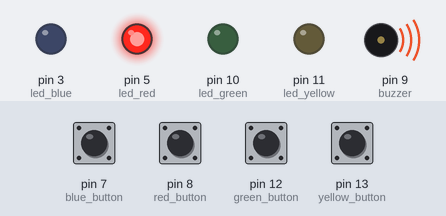
Simulated run of this sketch. Board: Arduino Uno, built with avr-gcc and run on an emulated ATmega328P. On the bench: output pins drawn as LEDs (lit = HIGH), buzzer (waves = sounding). Dashed ring = blinking. The test bench sets the inputs (shaded band); at power-on: pin 7 (blue_button), pin 8 (red_button), pin 12 (green_button), pin 13 (yellow_button) HIGH. Random numbers use the default seed unless the sketch sets one.

Above: at 3.6 s.
3.7 s: pin 7 (blue_button) pulled LOW for 1 s
At 4.5 s:
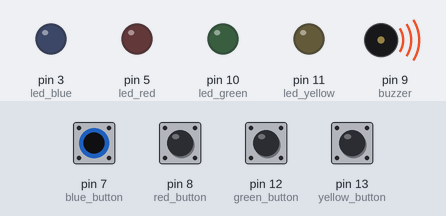
7.0 s: pin 7 (blue_button) driven LOW
At 8.37 s:
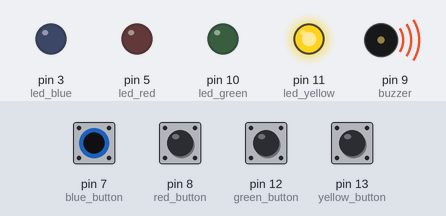
At 23.6 s:
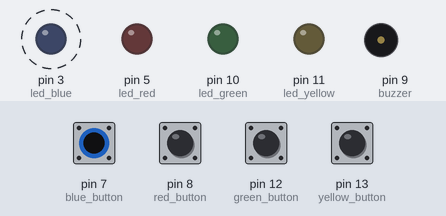
Timing chart, 0 to 24.2 s (numbered marks = the images above; inputs shaded):
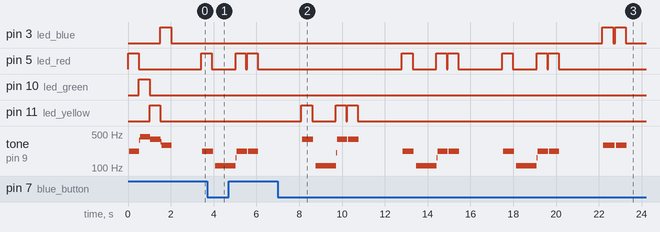

The sketch:

simon_game.pde
```cpp
const int led_red = 5;         // Output pins for the LEDs
const int led_blue = 3;
const int led_yellow = 11;
const int led_green = 10;
const int buzzer = 9;		 // Output pin for the buzzer
const int red_button = 8;      // Input pins for the buttons
const int blue_button = 7;
const int yellow_button = 13;
const int green_button = 12;   // Pin 13 is special - didn't work as planned
long sequence[20];             // Array to hold sequence
int count = 0;                 // Sequence counter
long input = 5;                // Button indicator
int wait = 500;                // Variable delay as sequence gets longer
#define DEBOUNCE_TIME 50

/*
  playtone function taken from Oomlout sample
 takes a tone variable that is half the period of desired frequency
 and a duration in milliseconds
 */
void playtone(int tone, int duration) {
  for (long i = 0; i < duration * 1000L; i += tone *2) {
    digitalWrite(buzzer, HIGH);
    delayMicroseconds(tone);
    digitalWrite(buzzer, LOW);
    delayMicroseconds(tone);
  }
}


/*
  functions to flash LEDs and play corresponding tones
 very simple - turn LED on, play tone for .5s, turn LED off
 */
void flash_red() {
  digitalWrite(led_red, HIGH);
  playtone(2273,wait);             // low A
  digitalWrite(led_red, LOW);
}

void flash_blue() {
  digitalWrite(led_blue, HIGH);
  playtone(1700,wait);             // D
  digitalWrite(led_blue, LOW);
}

void flash_yellow() {
  digitalWrite(led_yellow, HIGH);
  playtone(1275,wait);             // G
  digitalWrite(led_yellow, LOW);
}

void flash_green() {
  digitalWrite(led_green, HIGH);
  playtone(1136,wait);             // high A
  digitalWrite(led_green, LOW);
}

// a simple test function to flash all of the LEDs in turn
void runtest() {
  flash_red();
  flash_green();
  flash_yellow();
  flash_blue();
}

/* a function to flash the LED corresponding to what is held
 in the sequence
 */
void squark(long led) {
  switch (led) {
  case 0:
    flash_red();
    break;
  case 1:
    flash_green();
    break;
  case 2:
    flash_yellow();
    break;
  case 3:
    flash_blue();
    break;
  }
  delay(50);
}

// function to congratulate winning sequence
void congratulate() {
  digitalWrite(led_red, HIGH);       // turn all LEDs on
  digitalWrite(led_green, HIGH);
  digitalWrite(led_yellow, HIGH);
  digitalWrite(led_blue, HIGH);
  playtone(1014,250);                // play a jingle
  delay(25);
  playtone(1014,250);
  delay(25);
  playtone(1014,250);
  delay(25);
  playtone(956,500);
  delay(25);
  playtone(1014,250);
  delay(25);
  playtone(956,500);
  delay(2000);
  digitalWrite(led_red, LOW);        // turn all LEDs off
  digitalWrite(led_green, LOW);
  digitalWrite(led_yellow, LOW);
  digitalWrite(led_blue, LOW);
  resetCount();                      // reset sequence
}

// function to reset after winning or losing
void resetCount() {
  count = 0;
  wait = 500;
}

// function to build and play the sequence
void playSequence() {
  sequence[count] = random(4);       // add a new value to sequence
  for (int i = 0; i < count; i++) {  // loop for sequence length
    squark(sequence[i]);             // flash/beep
  }
  wait = 500 - (count * 15);         // vary delay
  count++;                           // increment sequence length
}

// function to read sequence from player
void readSequence() {
  for (int i=1; i < count; i++) {               // loop for sequence length
    while (input==5){                          // wait until button pressed
      if (digitalRead(red_button) == LOW) {    // Red button
        delay(DEBOUNCE_TIME);
        if (digitalRead(red_button) == LOW) {    // Red button
          input = 0;
        }
      }
      if (digitalRead(green_button) == LOW) {  // Green button
        delay(DEBOUNCE_TIME);
        if (digitalRead(green_button) == LOW) {  // Green button
          input = 1;
        }
      }
      if (digitalRead(yellow_button) == LOW) { // Yellow button
        delay(DEBOUNCE_TIME);
        if (digitalRead(yellow_button) == LOW) { // Yellow button
          input = 2;
        }
      }
      if (digitalRead(blue_button) == LOW) {   // Blue button
        delay(DEBOUNCE_TIME);
        if (digitalRead(blue_button) == LOW) {   // Blue button
          input = 3;
        }
      }
    }
    if (sequence[i-1] == input) {              // was it the right button?
      squark(input);                           // flash/buzz
      if (i == 20) {                           // check for correct sequence of 20
        congratulate();                        // congratulate the winner
      }
    }
    else {
      playtone(4545,1000);                   // low tone for fail
      squark(sequence[i-1]);                 // double flash for the right colour
      squark(sequence[i-1]);
      resetCount();                          // reset sequence
    }
    input = 5;                                   // reset input
  }
}

// standard sketch setup function
void setup() {
  pinMode(led_red, OUTPUT);      // configure LEDs and buzzer on outputs
  pinMode(led_green, OUTPUT);
  pinMode(led_yellow, OUTPUT);
  pinMode(led_blue, OUTPUT);
  pinMode(buzzer, OUTPUT);
  pinMode(red_button, INPUT);    // configure buttons on inputs
  digitalWrite(red_button, HIGH);// turn on pullup resistors
  pinMode(green_button, INPUT);
  digitalWrite(green_button, HIGH);
  pinMode(yellow_button, INPUT);
  digitalWrite(yellow_button, HIGH);
  pinMode(blue_button, INPUT);
  digitalWrite(blue_button, HIGH);
  randomSeed(analogRead(5));     // random seed for sequence generation
  runtest();
  delay(400);
}

// standard sketch loop function
void loop() {
  playSequence();  // play the sequence
  readSequence();  // read the sequence
  delay(1000);     // wait a sec
}
```

Measured:
- after the input at 7.0 s, pin 3 (led_blue): alternates HIGH for 0.50 s and LOW for 0.10 s, starting after 15.2 s
- by itself, tone on pin 9 (buzzer): plays 391 Hz for 0.52 s, 110 Hz for 0.96 s, 204 Hz for 0.04 s, 391 Hz for 0.48 s, 391 Hz for 0.48 s, 220 Hz for 0.52 s … (17 notes in this stretch)
